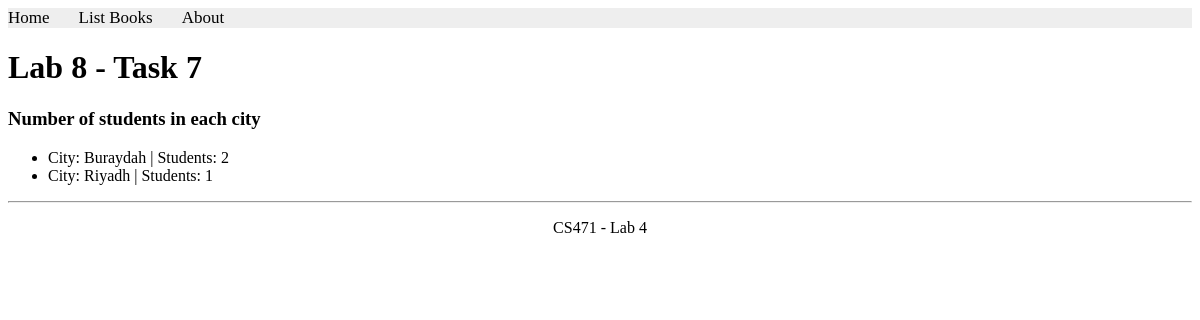
Page /books/lab8/task7 on the committed database.
### apps/bookmodule/models.py (models this page shows, shortened)
class Address(models.Model):
    city = models.CharField(max_length=50)

### apps/bookmodule/views.py (the view)
# urls.py: path('lab8/task7', views.lab8_task7, name='lab8_task7'),
def lab8_task7(request):
    students = Student.objects.values('address__city').annotate(count=Count('id'))
    return render(request, 'bookmodule/lab8_task7.html', {'students': students})

### apps/templates/bookmodule/lab8_task7.html (shortened to what this page needs)
{% extends "layouts/base.html" %}
{% block content %}
<h1>Lab 8 - Task 7</h1>
<h3>Number of students in each city</h3>
{% if students %}
    <ul>
        {% for s in students %}
            <li>
                City: {{ s.address__city }} | Students: {{ s.count }}
            </li>
        {% endfor %}
    </ul>
{% else %}
    <p>No data found.</p>
{% endif %}
{% endblock content %}

### rows in the picture
Address: address__city "Buraydah", count "2"
Address: address__city "Riyadh", count "1"
